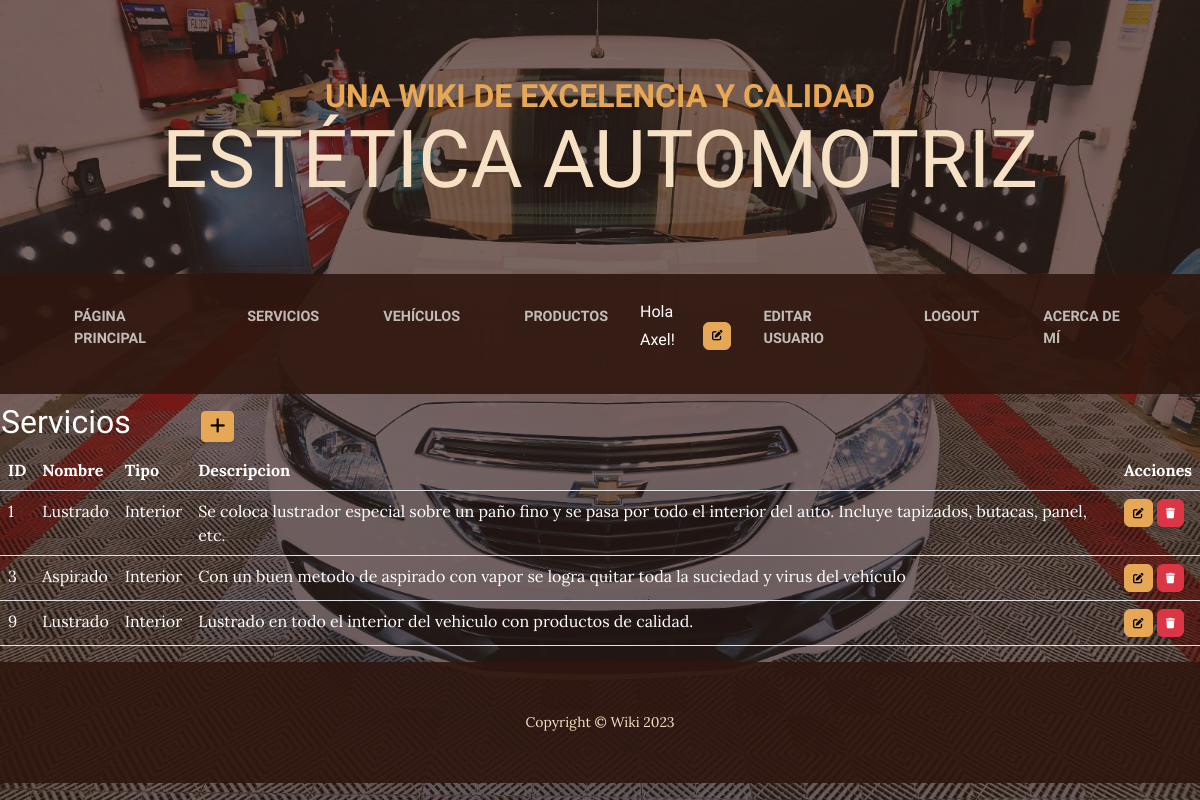
Before: /servicios/ (signed in) with the older database file.
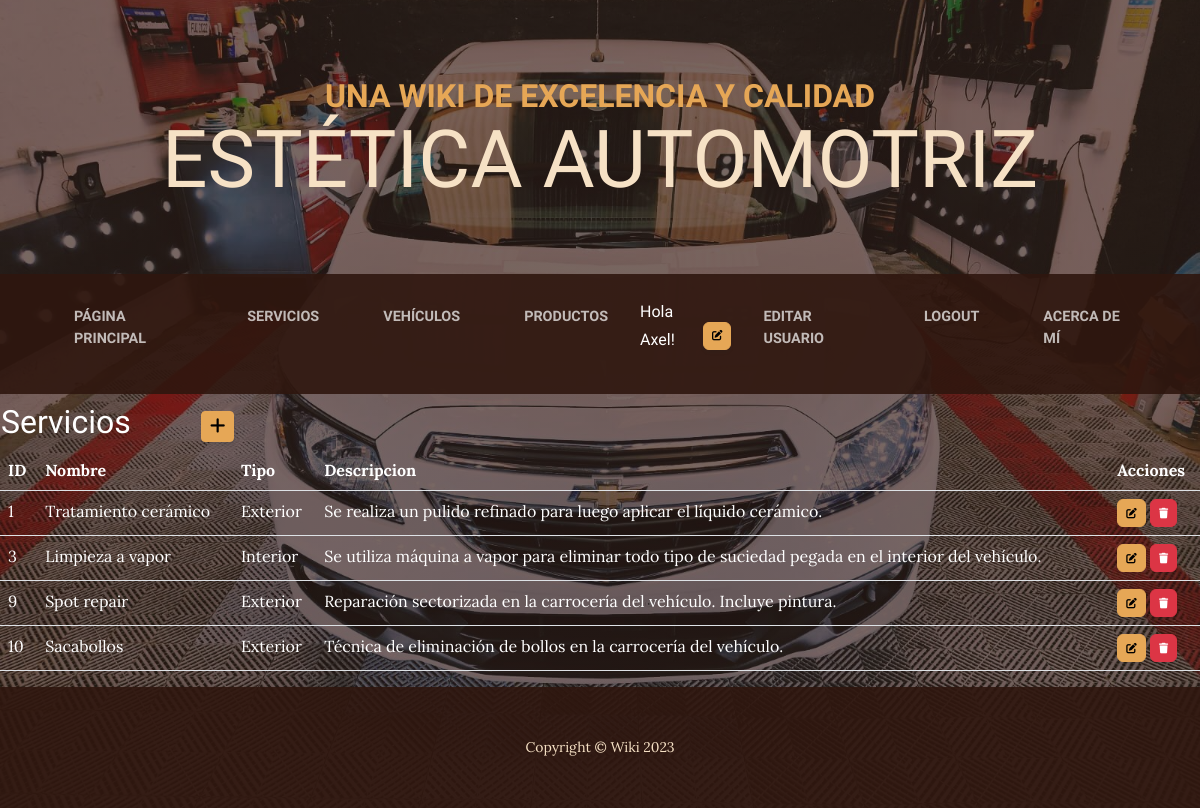
After: the same page with the newer database file.
### aplicacion/models.py (models this page shows, shortened)
class Servicio(models.Model):
    nombre = models.CharField(max_length=30)
    tipo = models.CharField(max_length=10)
    descripcion = models.CharField(max_length=200)

### aplicacion/views.py (the view)
# urls.py: path('servicios/', ServicioList.as_view(), name="servicios" ),
class ServicioList(ListView):
    model = Servicio

### aplicacion/templates/aplicacion/servicio_list.html (shortened to what this page needs)
{% extends 'aplicacion/base.html' %}
{% load static %}
{% block contenido %}
<table>
    <tr>
        <td width="200"><h2>Servicios</h2></td>
        <td>
            <a
            href="{% url 'create_servicio' %}"
            class="btn btn-primary btn-sm"
            >
            </a>
        </td>
    </tr>
</table>
<table class="table table-striped">
    <thead>
        <tr>
            <th>ID</th>
            <th>Nombre</th>
            <th>Tipo</th>
            <th>Descripcion</th>
            <th>Acciones</th>
        </tr>
    </thead>
    <tbody>
    {% for servicio in servicio_list %}
    <tr>
        <td>{{ servicio.id }}</td>
        <td>{{ servicio.nombre }}</td>
        <td>{{ servicio.tipo }}</td>
        <td>{{ servicio.descripcion }}</td>
        <td>
            <a
              href="{% url 'update_servicio' servicio.id %}"
              class="btn btn-primary"
              style="--bs-btn-padding-y: .25rem; --bs-btn-padding-x: .5rem; --bs-btn-font-size: .75rem;"
              >
            </a>
            <a
              href="{% url 'delete_servicio' servicio.id %}"
              class="btn btn-danger"
              style="--bs-btn-padding-y: .25rem; --bs-btn-padding-x: .5rem; --bs-btn-font-size: .75rem;"
              >
            </a>
          </td>
    </tr>
    {% endfor %}
    </tbody>
</table>
{% endblock contenido %}

### aplicacion/templates/aplicacion/base.html (shortened to what this page needs)
<!DOCTYPE html>
<html lang="en">
    {% load static %}
    <head>
        <link href="{% static 'aplicacion/css/styles.css' %}" rel="stylesheet" />
        <link rel="stylesheet" href="https://cdnjs.cloudflare.com/ajax/libs/font-awesome/6.4.0/css/all.min.css">
    </head>
    <body>
        <header>
            <h1 class="site-heading text-center text-faded d-none d-lg-block">
                <span class="site-heading-upper text-primary mb-3">Una Wiki de excelencia y calidad</span>
                <span class="site-heading-lower">Estética Automotriz</span>
            </h1>
        </header>
        <nav class="navbar navbar-expand-lg navbar-dark py-lg-4" id="mainNav">
            <div class="container">
                <div class="collapse navbar-collapse" id="navbarSupportedContent">
                    <ul class="navbar-nav mx-auto">
                        <li class="nav-item px-lg-4"><a class="nav-link text-uppercase" href="{% url 'home' %}">Página principal</a></li>
                        {% if user.is_authenticated %}
                            <li class="nav-item px-lg-4"><a class="nav-link text-uppercase" href="{% url 'servicios' %}">Servicios</a></li>
                            <li class="nav-item px-lg-4"><a class="nav-link text-uppercase" href="{% url 'vehiculos' %}">Vehículos</a></li>
                            <li class="nav-item px-lg-4"><a class="nav-link text-uppercase" href="{% url 'productos' %}">Productos</a></li>
                            <p style="color: white">Hola {{user.username}}!</p>
                            <div class="text-center">
                                <a
                                    href="{% url 'agregar_avatar' %}"
                                    class="btn btn-primary"
                                    style="--bs-btn-padding-y: .25rem; --bs-btn-padding-x: .5rem; --bs-btn-font-size: .75rem;"
                                    >
                                </a>
                            </div>
                            <li class="nav-item px-lg-4"><a class="nav-link text-uppercase" href="{% url 'editar_usuario' %}">Editar usuario</a></li>
                            <li class="nav-item px-lg-4"><a class="nav-link text-uppercase" href="{% url 'logout' %}">Logout</a></li>
                        {% else %}
                            <li class="nav-item px-lg-4"><a class="nav-link text-uppercase" href="{% url 'login' %}">Login</a></li>
                            <li class="nav-item px-lg-4"><a class="nav-link text-uppercase" href="{% url 'registro' %}">Registro</a></li>
                        {% endif %}
                        <li class="nav-item px-lg-4"><a class="nav-link text-uppercase" href="{% url 'acerca_de' %}">Acerca de mí</a></li>
                    </ul>
                </div>
            </div>
        </nav>
        {% block contenido %}
        {% endblock contenido %}
        <footer class="footer text-faded text-center py-5">
            <div class="container"><p class="m-0 small">Copyright &copy; Wiki 2023</p></div>
        </footer>
    </body>
</html>

Changed rows visible on the page:
changed Servicio id 1: nombre "Lustrado" → "Tratamiento cerámico"; tipo "Interior" → "Exterior"; descripcion "Se coloca lustrador especial sobre un paño fino y se pasa por todo el interior del auto. Incluye tapizados, butacas, panel, etc." → "Se realiza un pulido refinado para luego aplicar el líquido cerámico."
changed Servicio "Interior": nombre "Aspirado" → "Limpieza a vapor"; descripcion "Con un buen metodo de aspirado con vapor se logra quitar toda la suciedad y virus del vehículo" → "Se utiliza máquina a vapor para eliminar todo tipo de suciedad pegada en el interior del vehículo."
changed Servicio id 9: nombre "Lustrado" → "Spot repair"; tipo "Interior" → "Exterior"; descripcion "Lustrado en todo el interior del vehiculo con productos de calidad." → "Reparación sectorizada en la carrocería del vehículo. Incluye pintura."
added Servicio: id "10", nombre "Sacabollos", tipo "Exterior", descripcion "Técnica de eliminación de bollos en la carrocería del vehículo."
